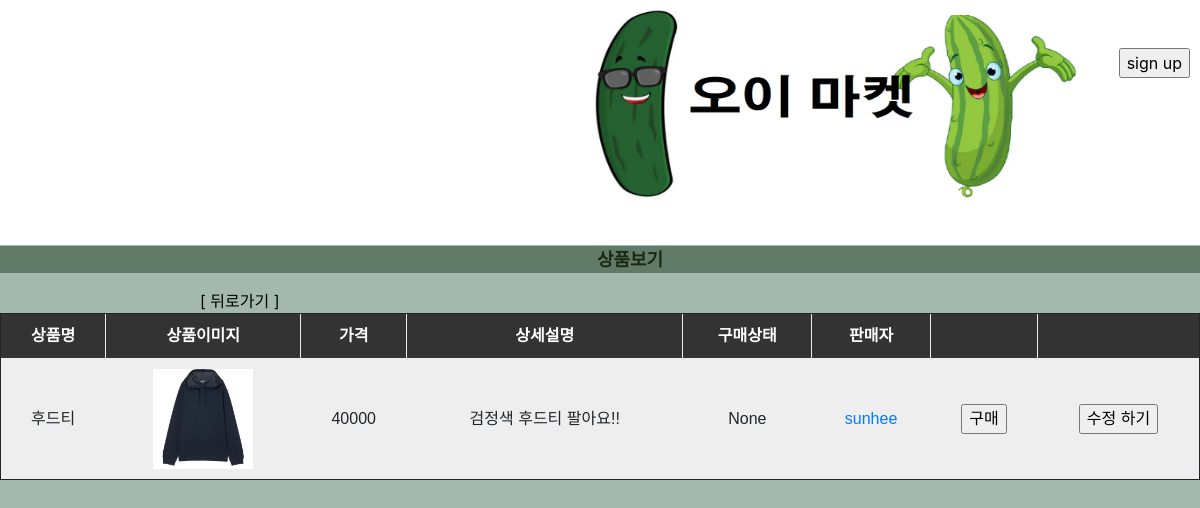
The page /product_detail/1 on the database its author committed.
### app.py (models this page shows, shortened)
class PRODUCT(db.Model):
    productCode = db.Column(db.Integer, primary_key=True, unique=True, autoincrement=True)
    productName = db.Column(db.String(200))
    productPicture = db.Column(db.String(200))
    productPrice = db.Column(db.Integer)
    productInfo = db.Column(db.Text)
    productState = db.Column(db.String(50))
    productSeller = db.Column(db.String(200))

### app.py (the view)
@app.route('/product_detail/<productCode>', methods=['GET', 'POST'])
def product_detail(productCode):
    update_product = PRODUCT.query.filter_by(productCode=productCode).first()
    return render_template('product_detail.html', product=update_product)

### templates/product_detail.html (shortened to what this page needs)
<!DOCTYPE html>
<html lang="en">
<head>
    <link rel="stylesheet" href="https://maxcdn.bootstrapcdn.com/bootstrap/4.0.0/css/bootstrap.min.css">
    <link rel="stylesheet" href="{{ url_for('static', filename = 'index.css') }}">
</head>
<body>
        <header>
            <a href='{{ url_for('index') }}'>
                    <img class='logo' src="{{ url_for('static', filename = 'logo.png') }}" style="width:500px; height:200px">
                </a>
                <br><br>
            {%if 'userID' not in session%}
            <div class='sign_btn'>
                <input type='button' value='sign up' class='button' onclick="location.href='{{url_for('add_user')}}'">
            </div>
            {%else%}
            <div>
                <div class='user_profile'>Welcome! <b>{{session['userID']}}</b>님</div>
                <input class='logout'type='button' value='log out' onclick="location.href='{{url_for('log_out')}}'">
            {%endif%}
        </header>
            <br><br><br><br>
        <nav>
            <ul class='category'>
                <li class='menu'><a id='menu_font' href="{{ url_for('show_product') }}" style = "color:rgb(26, 42, 17)">상품보기</a></li>
            </ul>
        </nav>
        <a href="{{ url_for('show_product') }}" style="margin-left: 200px; color: black;">[ 뒤로가기 ]</a>
        <table border="1">
            <thead>
                <tr>
                    <th>상품명</th>
                    <th>상품이미지</th>
                    <th>가격</th>
                    <th>상세설명</th>
                    <th>구매상태</th>
                    <th>판매자</th>
                    <th>   </th>
                    <th>   </th>
                </tr>
            </thead>
            <tbody>
                <tr>
                    <td>{{ product.productName }}</td>
                    <td><img src="{{ url_for('static', filename = '/uploads/' + product.productPicture) }}"></td>
                    <td>{{ product.productPrice }}</td>
                    <td>{{ product.productInfo }}</td>
                    <td id="state">{{ product.productState }}</td>
                    <td><a href="{{ url_for('profile', productSeller = product.productSeller) }}">{{ product.productSeller }}</a></td>
                    <td><a href="{{ url_for('buy', productCode = product.productCode) }}"><input type="button" id="btnBuy" value="구매"></a></td>
                    <td>
                        <form action="{{ url_for('edit_product', productCode=product.productCode) }}" method='POST'>
                            <input type='submit' value='수정 하기' class='soldOutBtn'>
                        </form>
                    </td>
                </tr>
            </tbody>
        </table>
</body>
</html>

### static/index.css (style rules this page uses)
header { width: 100%; position: absolute; top: 0; left: 0; height: 245px; background-color: rgb(255, 255, 255); margin: 0; padding: 0; }
body { height: 3000px; background-color: rgb(164, 185, 174) }
.logo { height: 90%; width: 20%; left: 25%; position: absolute; margin-left: 280px; padding: 0; }
.sign_btn { position: absolute; right: 10px; }
.category { text-align: center; margin-top: 150px; background-color: rgb(98, 123, 104); }
.menu { display: inline-block; margin-left: 20px; }
#menu_font { font-size: large; font-weight: bold; color: black; }
table { width: 1200px; text-align: center; border: 1px solid; border-spacing: 1px; font-family: 'Cairo', sans-serif; margin: auto; }
table td { padding: 10px; background-color: #eee; }
table th { background-color: #333; color: #fff; padding: 10px; }
img { width: 100px; height: 100px; }

### rows shown on the page
PRODUCT: productName "후드티", productPicture (picture), productPrice "40000", productInfo "검정색 후드티 팔아요!!", productState "None", productSeller "sunhee"
